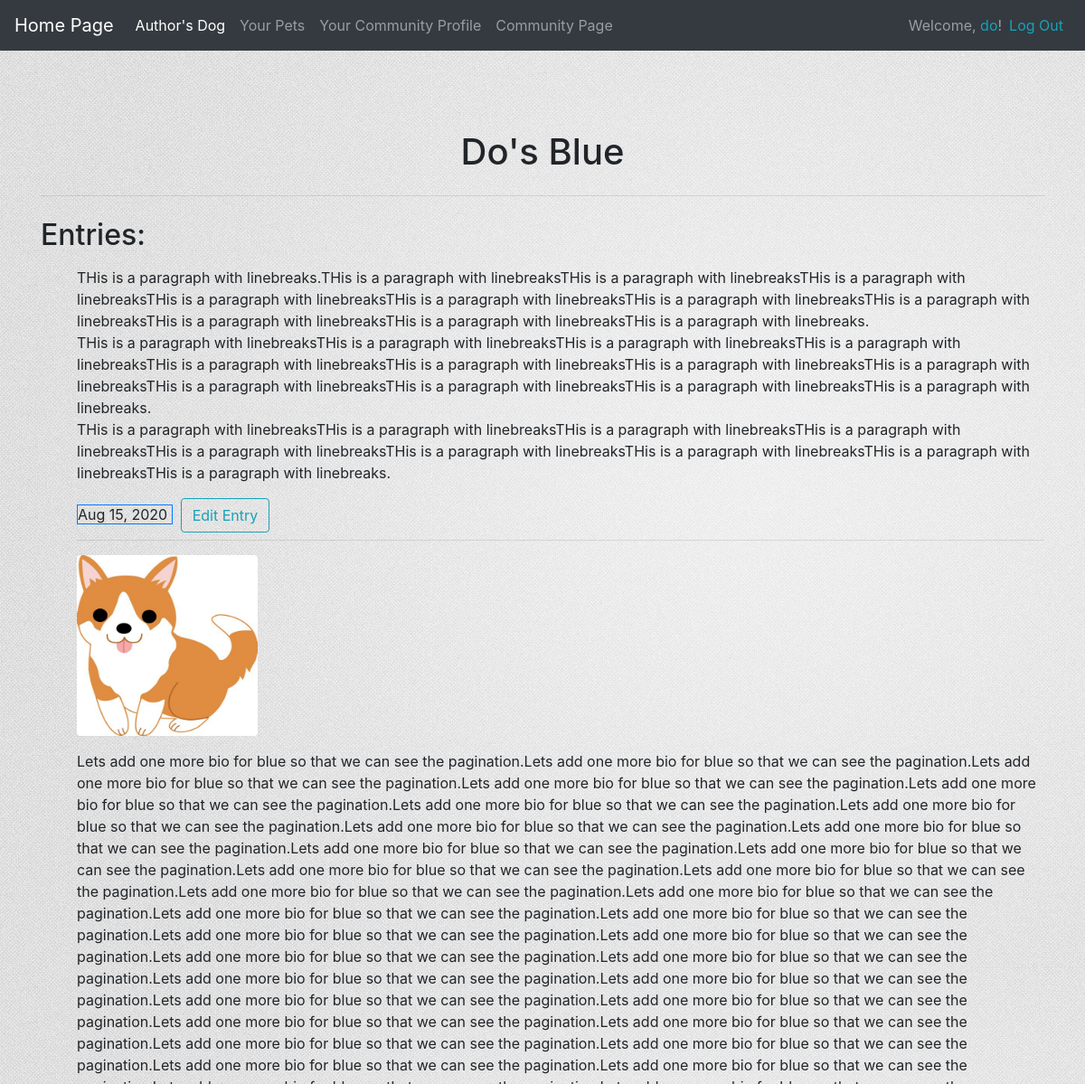
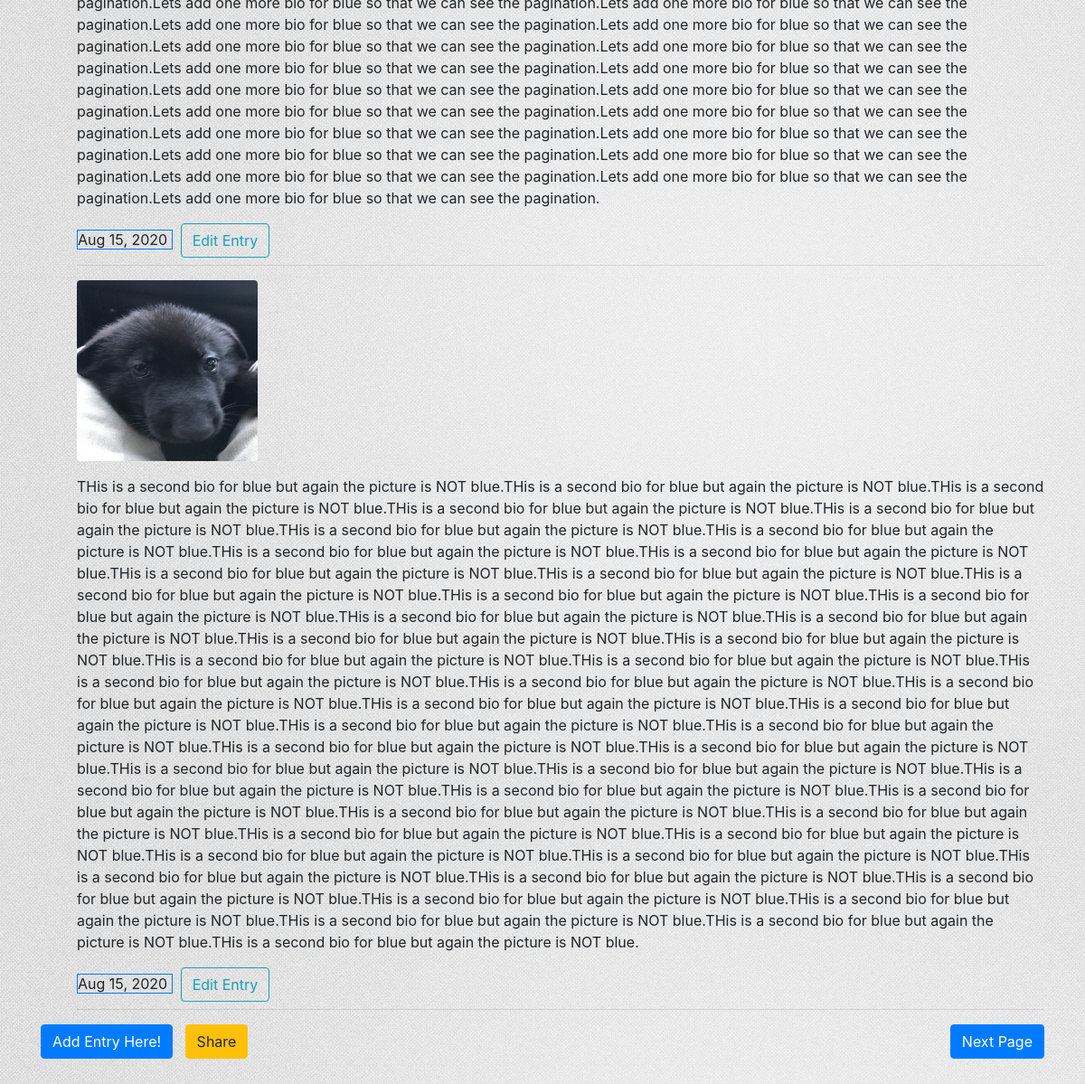
Screenshot of /user_entries/2/ (signed in) with the database file from the repository (2 pictures, top to bottom).
### test_dog_app/models.py (models this page shows, shortened)
class DogName(models.Model):
    owner = models.ForeignKey(User, on_delete=models.CASCADE)
    owner_profile = models.ForeignKey(Profile, on_delete=models.CASCADE, null=False, blank=False)
    name = models.CharField(max_length=70)
    share = models.BooleanField(default=False)
    shared_date = models.DateTimeField(auto_now_add=False, auto_now=False, null=True, blank=False)
    def __str__(self):
        return self.name

class Entry(models.Model):
    dog_name = models.ForeignKey(DogName, on_delete=models.CASCADE, null=False)
    bio_entry = models.TextField()
    dog_photo = models.ImageField(default=None, upload_to='photo_img/', blank=True)
    share = models.BooleanField(default=False)
    date_entry = models.DateTimeField(auto_now_add=True)
    shared_date = models.DateTimeField(auto_now_add=False, auto_now=False, null=True, blank=False)

### test_dog_app/views.py (the view)
# urls.py: path('user_entries/<int:dog_id>/', views.user_private_entries, name= 'user_private_entries'),
@login_required
def user_private_entries(request, dog_id):
    dog = get_object_or_404(DogName, id=dog_id)
    dog_entries = dog.entry_set.order_by('-date_entry')
    if dog.owner != request.user:
        raise Http404
    paginator = Paginator(dog_entries, 3)
    page_number = request.GET.get('page')
    dog_entries = paginator.get_page(page_number)
    content = {
        'dog': dog,
        'dog_entries': dog_entries
    }
    return render(request, 'user_private_entries.html', content)

### test_dog_app/templates/user_private_entries.html (shortened to what this page needs)
{% extends 'base.html' %}
{% block content %}
<div class="jumbotron jumbotron-fluid bg-transparent">
    <div style="text-align: center;">
        <h1>
            {{user.username|title }}'s {{ dog|title }}
        </h1>
        <hr class="my-4">
    </div>
        <h2>Entries:</h2>
        {% for entry in dog_entries %}
            <ul>
                {% if entry.dog_photo %}
                        <img src="{{ entry.dog_photo.url }}" alt="Dog's Photo"
                        style="width: 200px;height:200px" class="rounded">
                    {% endif %}
                <p>
                    {{ entry.bio_entry | linebreaks }}
                    <span class="border border-primary">
                    {{ entry.date_entry | date:'M d, Y'}}
                    </span> &nbsp
                    <a class='btn btn-outline-info' href="{% url 'test_dog_app:edit_dog_bio' entry.id %}">
                        Edit Entry
                    </a>
                    <hr class="my-2">
                </p>
            </ul>
        {% empty %}
            <h2>
                There are no entries currently added. Please add one using the button below!
            </h2>
        {% endfor %}
        <a class='btn btn-primary ' href="{% url 'test_dog_app:write_about_dog' dog.id %}">
            Add Entry Here!
        </a> &nbsp
        <a class='btn btn-warning btn-small' href="{% url 'test_dog_app:share_dog' dog.id %}">Share</a>
        <div class="float-right">
            {% if dog_entries.has_next %}
                <a href="{% url 'test_dog_app:user_private_entries' dog.id %}?page={{ dog_entries.next_page_number }}"
                   class="btn btn-primary">
                    Next Page
                </a>
            {% endif %}
        </div>
</div>
{% endblock content %}

### test_dog_app/templates/base.html (shortened to what this page needs)
{% load static %}
<!DOCTYPE html>
<html lang="en">
    <link rel="stylesheet" href="https://stackpath.bootstrapcdn.com/bootstrap/4.4.1/css/bootstrap.min.css"
>
<head>
</head>
<body>
    <link rel="stylesheet" type="text/css" href="{% static 'test_dog_app/style.css' %}" />
    <nav class="navbar navbar-expand-lg navbar-dark bg-dark mb-4">
        <a class= 'navbar-brand' href="{% url 'test_dog_app:index' %}">Home Page</a>
        <div class="collapse navbar-collapse" id="navbarNavAltMarkup">
            <ul class="navbar-nav mr-auto">
                <li class="nav-item">
                    <a class= 'nav-item nav-link active' href="{% url 'test_dog_app:authors_dog' %}">
                Author's Dog
                    </a>
                </li>
                <li class="nav-item">
                    <a class= 'nav-item nav-link' href="{% url 'test_dog_app:user_entries' %}">Your Pets</a>
                </li>
                <li class="nav-item">
                    <a class= 'nav-item nav-link' href="{% url 'test_dog_app:community_profile' %}">Your Community Profile</a>
                </li>
                <li class="nav-item">
                    <a class= 'nav-item nav-link' href="{% url 'test_dog_app:community_page' %}">Community Page</a>
                </li>
            </ul>
            <ul class="navbar-nav ml-auto">
                {% if user.is_authenticated %}
                    <li class="nav-item">
                         <span class="navbar-text">
                             Welcome, <a class= 'text-info'
                                         href="{% url 'users:user_private_profile' user.id %}"> {{ user }}</a>!
                        </span>
                    </li>
                    <li class="nav-item">
                        <a class= 'nav-link text-info' href="{% url 'users:logout' %}">Log Out</a>
                    </li>
                {% endif %}
            </ul>
        </div>
    </nav>
<main role="main" class="container">
    {% block content %}
    {% endblock content %}
</main>
</body>
</html>

### test_dog_app/static/test_dog_app/style.css (style rules this page uses)
body { background: white url('background_image.jpg'); }

### rows the page displays
DogName: name "Blue"
Entry: bio_entry "THis is a paragraph with linebreaks.THis is a paragraph with linebreaksTHis is a paragraph with linebreaksTHis is a paragraph with linebreaksTHis is a paragraph with linebreaksTHis is a paragraph with linebreaksTHis is a paragraph with linebreaksTHis is a paragraph with linebreaksTHis is a paragraph with linebreaksTHis is a paragraph with linebreaksTHis is a paragraph with linebreaks. THis is a paragraph with linebreaksTHis is a paragraph with linebreaksTHis is a paragraph with linebreaksTHis is a paragraph with linebreaksTHis is a paragraph with linebreaksTHis is a paragraph with linebreaksTHis is a paragraph with linebreaksTHis is a paragraph with linebreaksTHis is a paragraph with…", date_entry "Aug 15, 2020"
Entry: dog_photo (picture), bio_entry "Lets add one more bio for blue so that we can see the pagination.Lets add one more bio for blue so that we can see the pagination.Lets add one more bio for blue so that we can see the pagination.Lets add one more bio for blue so that we can see the pagination.Lets add one more bio for blue so that we can see the pagination.Lets add one more bio for blue so that we can see the pagination.Lets add one more bio for blue so that we can see the pagination.Lets add one more bio for blue so that we can see the pagination.Lets add one more bio for blue so that we can see the pagination.Lets add one more bio for blue so that we can see the pagination.Lets add one more bio for blue so that we can see…", date_entry "Aug 15, 2020"
Entry: dog_photo (picture), bio_entry "THis is a second bio for blue but again the picture is NOT blue.THis is a second bio for blue but again the picture is NOT blue.THis is a second bio for blue but again the picture is NOT blue.THis is a second bio for blue but again the picture is NOT blue.THis is a second bio for blue but again the picture is NOT blue.THis is a second bio for blue but again the picture is NOT blue.THis is a second bio for blue but again the picture is NOT blue.THis is a second bio for blue but again the picture is NOT blue.THis is a second bio for blue but again the picture is NOT blue.THis is a second bio for blue but again the picture is NOT blue.THis is a second bio for blue but again the picture is NOT…", date_entry "Aug 15, 2020"

### other values shown
{{ user }} "do"
{{ user.username|title }} "Do"
